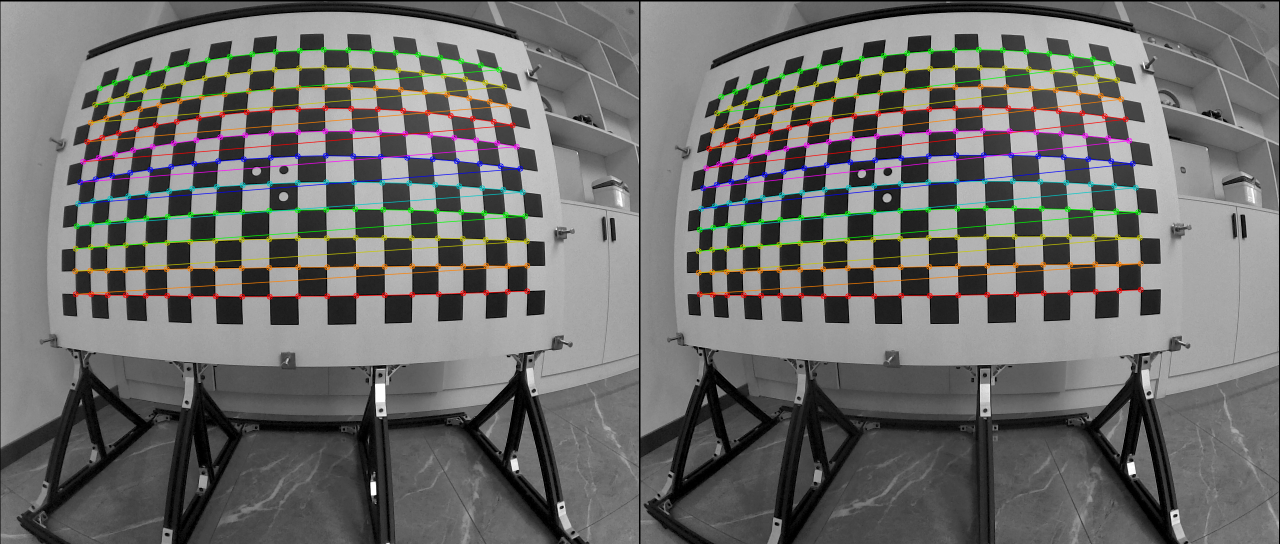
#> input picture stereo_calib/calib_datasets/calib_data_old/chessboard/chessboard_1.png, 2560 x 1088 px, given as the content of the folder ./calib_datasets/calib_yg_gz_20250624/raw/../left, which was not available (shown at 1/2 size)
$ python calib.py   (older library calls are emulated)
#> lines starting #> are read from the running program, lines starting #| are printed output that depends on the picture; pictures that were not available may be replaced by others from this repository, and a replacement may not be noted
### stereo_calib/utils/str_utils.py
# Copyright (c) 2024，D-Robotics.
#
# Licensed under the Apache License, Version 2.0 (the "License");
# you may not use this file except in compliance with the License.
# You may obtain a copy of the License at
#
#     http://www.apache.org/licenses/LICENSE-2.0
#
# Unless required by applicable law or agreed to in writing, software
# distributed under the License is distributed on an "AS IS" BASIS,
# WITHOUT WARRANTIES OR CONDITIONS OF ANY KIND, either express or implied.
# See the License for the specific language governing permissions and
# limitations under the License.
# -*- coding: utf-8 -*-
"""
author:     zhikang.zeng
time  :     2024-09-14 16:32
"""
import time


# 打印彩色字符
def colormsg(msg: str, color: str = "red", timestamp: bool = False):
    str = ""
    if timestamp:
        str += time.strftime('%Y-%m-%d %H:%M:%S', time.localtime(time.time())) + "  "
    if color == "red":
        str += "\033[1;31;40m"
    elif color == "green":
        str += "\033[1;32;40m"
    elif color == "yellow":
        str += "\033[1;33;40m"
    else:
        return msg
    str += msg + "\033[0m"
    return str

### stereo_calib/calib.py
# Copyright (c) 2024，D-Robotics.
#
# Licensed under the Apache License, Version 2.0 (the "License");
# you may not use this file except in compliance with the License.
# You may obtain a copy of the License at
#
#     http://www.apache.org/licenses/LICENSE-2.0
#
# Unless required by applicable law or agreed to in writing, software
# distributed under the License is distributed on an "AS IS" BASIS,
# WITHOUT WARRANTIES OR CONDITIONS OF ANY KIND, either express or implied.
# See the License for the specific language governing permissions and
# limitations under the License.
# -*- coding: utf-8 -*-
"""
author:     zhikang.zeng
time  :     2024-07-24 15:02
"""
import argparse
import copy
import glob
import os
import json
import shutil

import cv2
import numpy as np
from utils.str_utils import colormsg

parser = argparse.ArgumentParser(description="Stereo Calib")
parser.add_argument("--raw_dir", type=str, default=r'./calib_datasets/calib_yg_gz_20250624/raw', help='raw image dir')
parser.add_argument("--row", type=int, default=21, help='the number of squares in a row of the chessboard')
parser.add_argument("--col", type=int, default=12, help='the number of squares in a col chessboard')
parser.add_argument("--block_size", type=int, default=60, help='chessboard block size')
parser.add_argument("--left_down", action="store_true",
                    help='left up right down left_down=False; left down right up left_down=True')
parser.add_argument("--rect_w", type=int, default=640, help='rectify image width')
parser.add_argument("--rect_h", type=int, default=352, help='rectify image height')
parser.add_argument("--model", type=str, default='fish', help='opt [pinhole, fish]')
parser.add_argument("--fov_scale", type=float, default=0.73, help='fisheye rectify fov scale')
args = parser.parse_args()


class StereoCalib:
    def __init__(self):
        self.width_l = self.height_l = None
        self.width_r = self.height_r = None
        self.intr_l = self.distort_l = None
        self.intr_r = self.distort_r = None
        self.R = self.t = None
        self.E = self.F = None
        self.reproj_err_stereo = None

        # 校正后的参数，可用于视差转深度
        self.Focal = self.B = self.cx = self.cy = self.doffs = None

        # 做remap的映射矩阵
        self.map1_l = self.map2_l = None
        self.map1_r = self.map2_r = None

        self.res_calib = None
        self.path_save = None

    # [172 lines left out: functions save_json, save_yaml, not called in this run]

    def prt_stereo_param(self):
        print(f'-- F B cx cy doffs: {self.Focal}, {self.B * 1}, {self.cx}, {self.cy}, {self.doffs}')

    # [63 lines left out: functions calc_map, rectify_img, not called in this run]

    def calib(self, dir_l, dir_r, row=12, col=9, block_size=20):
        """计算内外参及畸变"""
#> called with row = 21, col = 12, block_size = 60
        print('-- ====================== Stereo Calib Start ======================')
        if self.path_save is None:
            self.path_save = dir_l.replace('left', 'stereo-calib-res.json')

        images_l = sorted(glob.glob(f'{dir_l}/*'))
        images_r = sorted(glob.glob(f'{dir_r}/*'))

        points_per_row, points_per_col = row - 1, col - 1

        # 此处假设棋盘格所在的平面为世界坐标系中Z=0的平面
        objpoints = np.zeros((points_per_row * points_per_col, 3), np.float32)  # 棋盘格角点的世界坐标，单位米
        objpoints[:, :2] = np.mgrid[0:points_per_row, 0:points_per_col].T.reshape(-1, 2) * block_size

        criteria = (cv2.TERM_CRITERIA_EPS + cv2.TERM_CRITERIA_MAX_ITER, 30, 0.001)  # 终止条件

        pts_world = []  # 角点在世界坐标系下的坐标
        pts_img_l = []  # 左图角点在图像坐标系下的坐标
        pts_img_r = []  # 右图角点在图像坐标系下的坐标

        for i in range(len(images_l)):
            print(f'-- {images_l[i]} {images_r[i]}')
            img_l = cv2.imread(images_l[i], cv2.IMREAD_GRAYSCALE)  # show(img_l)
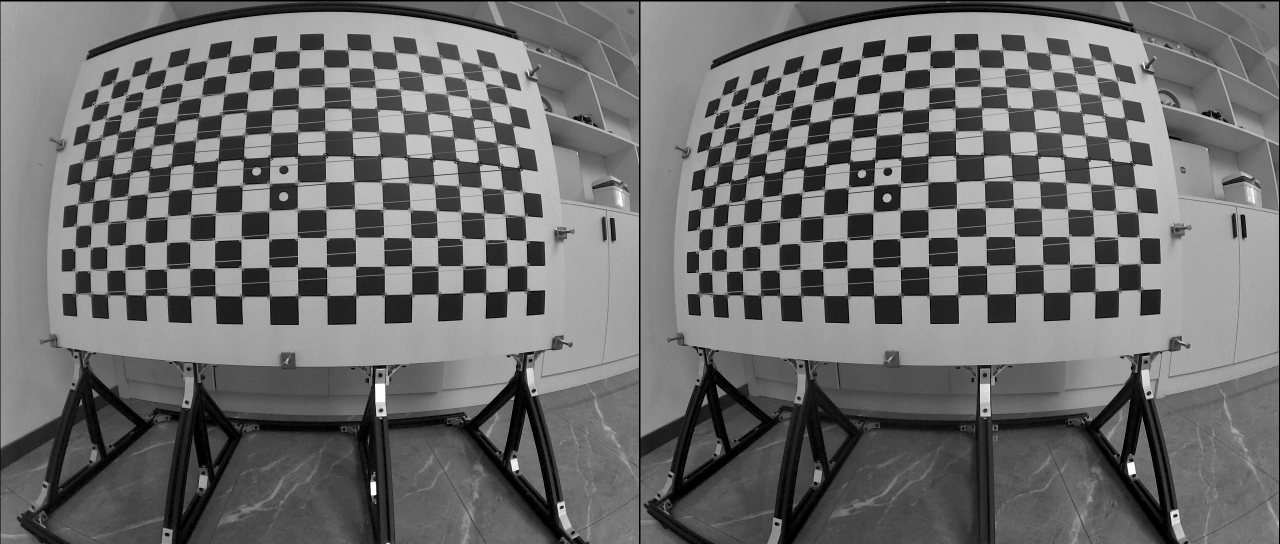
#> img_l: shape (1088, 2560) (shown at 1/2 size); min 0, max 255, mean 109.8
            img_r = cv2.imread(images_r[i], cv2.IMREAD_GRAYSCALE)  # show(img_r)

            # 提取棋盘格角点
            ret_l, corners_l = cv2.findChessboardCorners(img_l, (points_per_row, points_per_col), None)
#> ret_l = False; corners_l = 173 rows, first 8: [644, 102], [596, 98.5], [698, 135], [648, 135.5], [547.5, 106.5], [598.5, 136], [551.5, 141.5], [504.5, 108]
            ret_r, corners_r = cv2.findChessboardCorners(img_r, (points_per_row, points_per_col), None)
#> ret_r = False; corners_r has the same summary as corners_l

            # 亚像素精确化，对粗提取的角点进行精确化，并添加每幅图的对应3D-2D坐标
            if ret_l and ret_r:
                pts_world.append(objpoints)
                cv2.cornerSubPix(img_l, corners_l, (11, 11), (-1, -1), criteria)
                cv2.cornerSubPix(img_r, corners_r, (11, 11), (-1, -1), criteria)
                pts_img_l.append(corners_l)
                pts_img_r.append(corners_r)

                # 可视化角点
                img_l_c = cv2.cvtColor(img_l, cv2.COLOR_GRAY2BGR)
                img_r_c = cv2.cvtColor(img_r, cv2.COLOR_GRAY2BGR)
                cv2.drawChessboardCorners(img_l_c, (points_per_row, points_per_col), corners_l, ret_l)
                cv2.drawChessboardCorners(img_r_c, (points_per_row, points_per_col), corners_r, ret_r)
                img_corners_show = np.concatenate((img_l_c, img_r_c), axis=1)
                cv2.imwrite(f'{dir_l}/../chessboard/chessboard_{i + 1}.png', img_corners_show)
        # [5 lines of commented-out code are left out]

        self.height_l, self.width_l = img_l.shape
#> self.height_l = 1088; self.width_l = 2560
        self.height_r, self.width_r = img_r.shape
#> self.height_r = 1088; self.width_r = 2560
        size = (self.width_l, self.height_l)
#> size = (2560, 1088)

        if args.model == 'pinhole':
            # 单目标定，得到重投影误差、内参、畸变参、外参Rt
            calib_criteria = None
            # [4 lines of commented-out code are left out]
            calib_flags = cv2.CALIB_FIX_K3
            # [5 lines of commented-out code are left out]
            reproj_err_l, self.intr_l, self.distort_l, R_l, t_l = cv2.calibrateCamera(pts_world, pts_img_l, size, None,
                                                                                      None, flags=calib_flags,
                                                                                      criteria=calib_criteria)
            # [7 lines of commented-out code are left out]
            calib_flags = cv2.CALIB_USE_INTRINSIC_GUESS | cv2.CALIB_FIX_K3
            # [5 lines of commented-out code are left out]
            reproj_err_r, self.intr_r, self.distort_r, R_r, t_r = cv2.calibrateCamera(pts_world, pts_img_r, size,
                                                                                      copy.deepcopy(self.intr_l),
                                                                                      copy.deepcopy(self.distort_l),
                                                                                      flags=calib_flags,
                                                                                      criteria=calib_criteria)
            print(f'-- Left image reprojection error: {reproj_err_l}, Right image reprojection error: {reproj_err_r}')

            # 立体标定
            # flags = 0
            # flags |= cv2.CALIB_FIX_INTRINSIC  # 不改变内参，只求解R、T、E、F
            # flags |= cv2.CALIB_USE_INTRINSIC_GUESS  # 优化内参
            # flags |= cv2.CALIB_SAME_FOCAL_LENGTH  # 保持两相机的焦距一致，若有CALIB_FIX_PRINCIPAL_POINT，则主点也一致
            # flags |= cv2.CALIB_FIX_PRINCIPAL_POINT  # 不改变cx、cy，可能导致内参不准，一般不启用
            # flags |= cv2.CALIB_RATIONAL_MODEL  # 启用k4、k5、k6
            stereo_calib_criteria = (cv2.TERM_CRITERIA_EPS + cv2.TERM_CRITERIA_MAX_ITER, 100, 0.0001)
            # [12 lines of commented-out code are left out]
            stereo_calib_flags = cv2.CALIB_USE_INTRINSIC_GUESS | cv2.CALIB_RATIONAL_MODEL
            # stereo_calib_flags = cv2.CALIB_USE_INTRINSIC_GUESS | cv2.CALIB_RATIONAL_MODEL | cv2.CALIB_FIX_K1 | cv2.CALIB_FIX_K2 | cv2.CALIB_FIX_K3 | cv2.CALIB_FIX_K4 | cv2.CALIB_FIX_K5 | cv2.CALIB_FIX_K6
            self.reproj_err_stereo, self.intr_l, self.distort_l, self.intr_r, self.distort_r, \
                self.R, self.t, self.E, self.F = cv2.stereoCalibrate(pts_world, pts_img_l, pts_img_r,
                                                                     self.intr_l, self.distort_l, self.intr_r,
                                                                     self.distort_r,
                                                                     size, criteria=stereo_calib_criteria,
                                                                     flags=stereo_calib_flags)
        elif args.model == 'fish':
            pts_world = [pts[None, ...] for pts in pts_world]
            calib_criteria = (cv2.TERM_CRITERIA_EPS + cv2.TERM_CRITERIA_MAX_ITER, 30, 1e-6)
            calib_flags = cv2.fisheye.CALIB_RECOMPUTE_EXTRINSIC + cv2.fisheye.CALIB_CHECK_COND + cv2.fisheye.CALIB_FIX_SKEW
#> (the run stopped early here; a loop or call above may not have finished)

$ run again, on stereo_calib/calib_datasets/calib_data_old/chessboard/chessboard_13.png
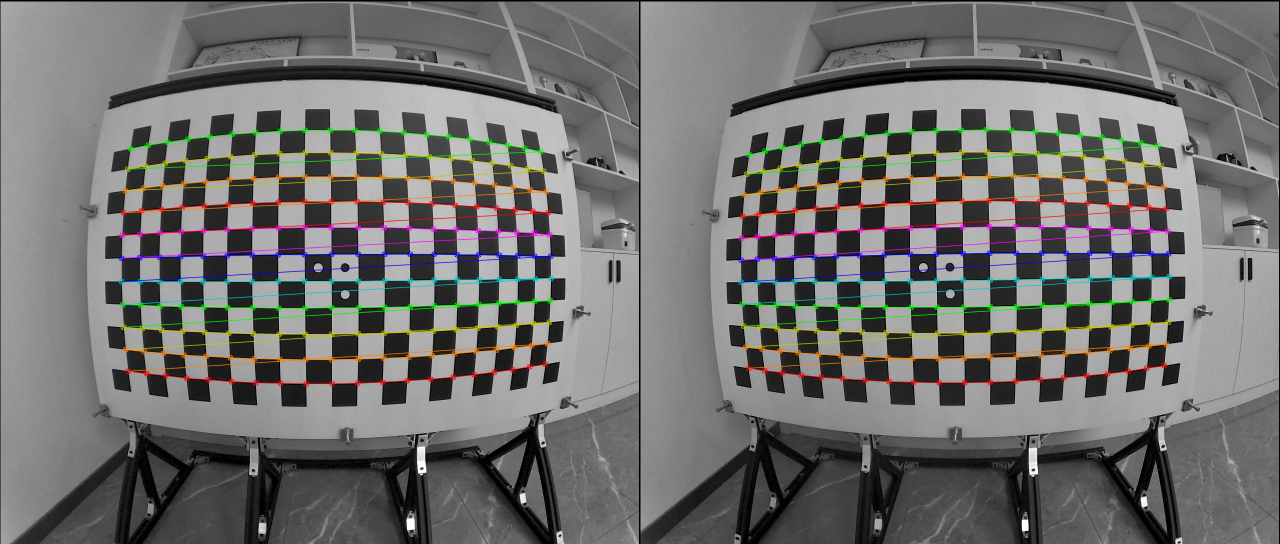
#> input picture stereo_calib/calib_datasets/calib_data_old/chessboard/chessboard_13.png, 2560 x 1088 px, given as the content of the folder ./calib_datasets/calib_yg_gz_20250624/raw/../left, which was not available (shown at 1/2 size)
#> in calib, `img_l = cv2.imread(images_l[i], cv2.IMREAD_GRAYSCALE)`:
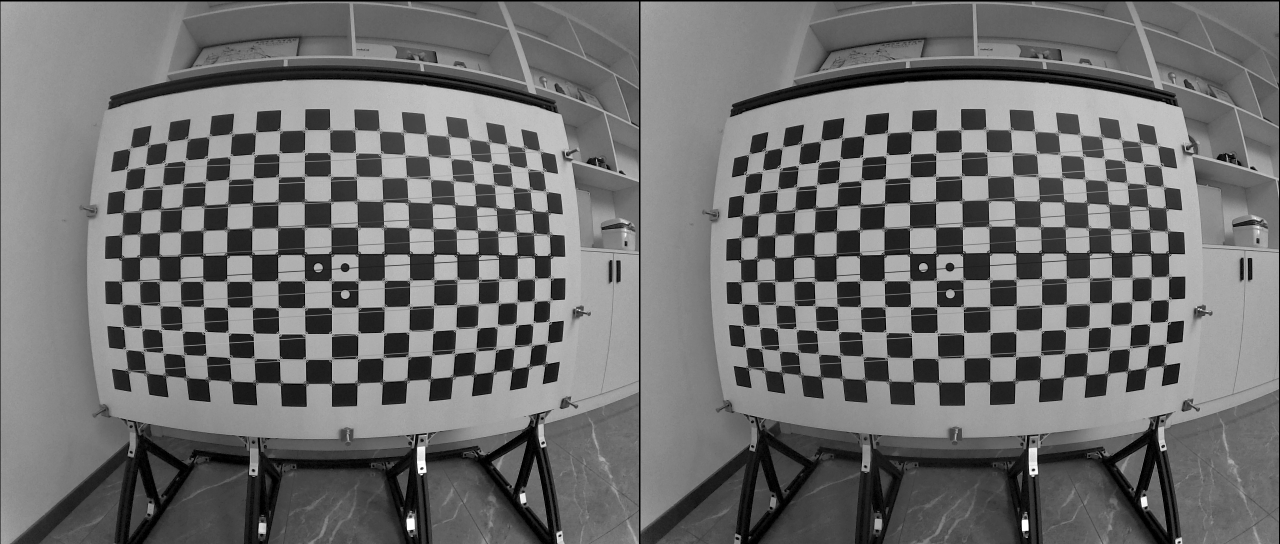
#> img_l: shape (1088, 2560) (shown at 1/2 size); min 0, max 255, mean 111
#> ret_l = False; corners_l = 169 rows, first 8: [660, 260], [710, 260], [712.5, 309], [674, 298], [885, 401], [930, 327], [939, 341], [417, 271.5]
#> ret_r = False; corners_r has the same summary as corners_l

$ run again, on stereo_calib/calib_datasets/calib_data_old/chessboard/chessboard_14.png
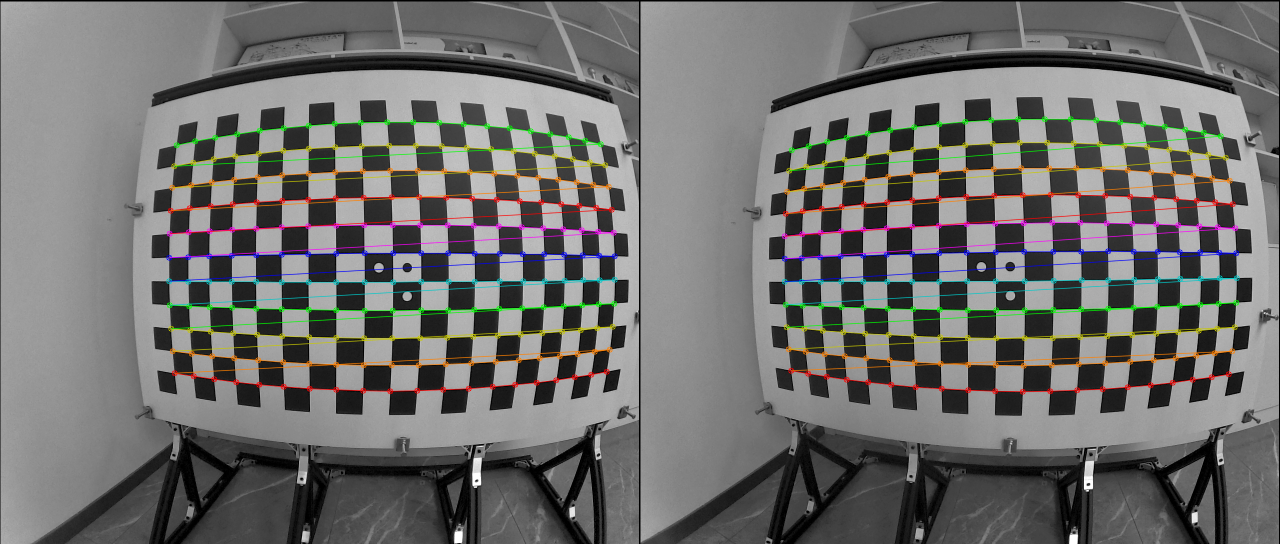
#> input picture stereo_calib/calib_datasets/calib_data_old/chessboard/chessboard_14.png, 2560 x 1088 px, given as the content of the folder ./calib_datasets/calib_yg_gz_20250624/raw/../left, which was not available (shown at 1/2 size)
#> in calib, `img_l = cv2.imread(images_l[i], cv2.IMREAD_GRAYSCALE)`:
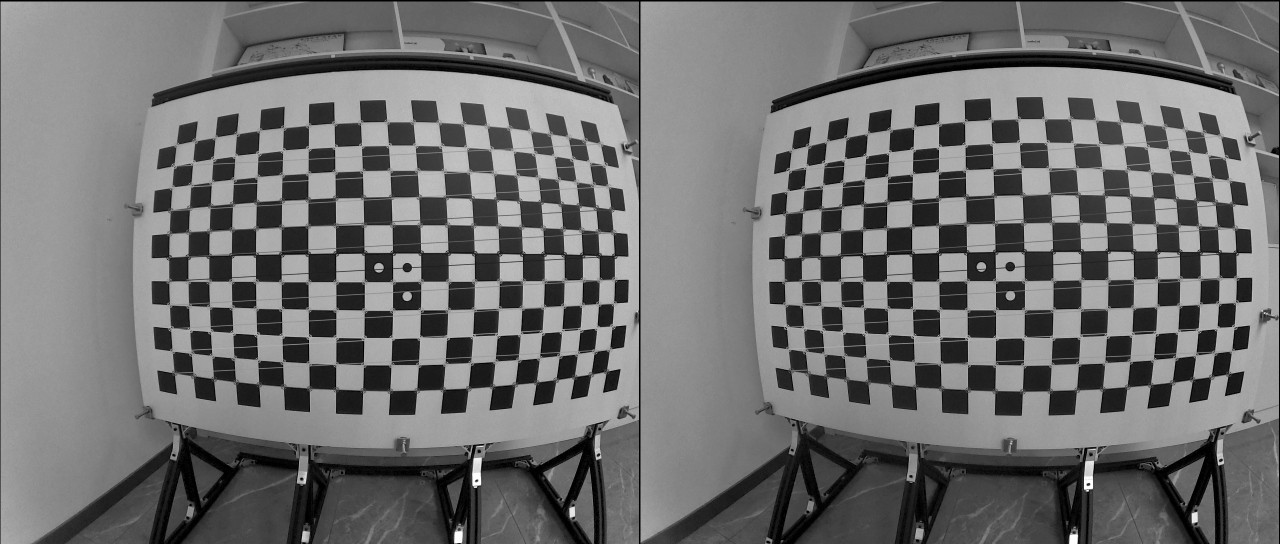
#> img_l: shape (1088, 2560) (shown at 1/2 size); min 0, max 255, mean 110.8
#> ret_l = False; corners_l = 181 rows, first 8: [1834, 647], [1818, 586], [2314, 379], [2250.5, 376], [2397, 374], [2341, 377], [1995, 358], [1925, 364]
#> ret_r = False; corners_r has the same summary as corners_l

$ run again, on stereo_calib/calib_datasets/calib_data_old/chessboard/chessboard_15.png
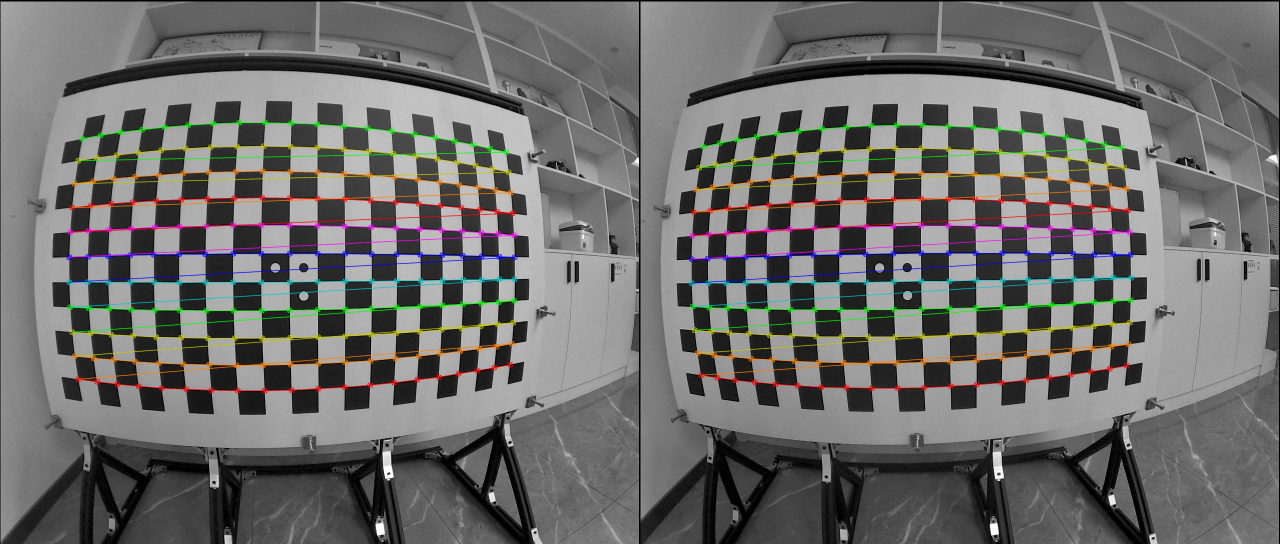
#> input picture stereo_calib/calib_datasets/calib_data_old/chessboard/chessboard_15.png, 2560 x 1088 px, given as the content of the folder ./calib_datasets/calib_yg_gz_20250624/raw/../left, which was not available (shown at 1/2 size)
#> in calib, `img_l = cv2.imread(images_l[i], cv2.IMREAD_GRAYSCALE)`:
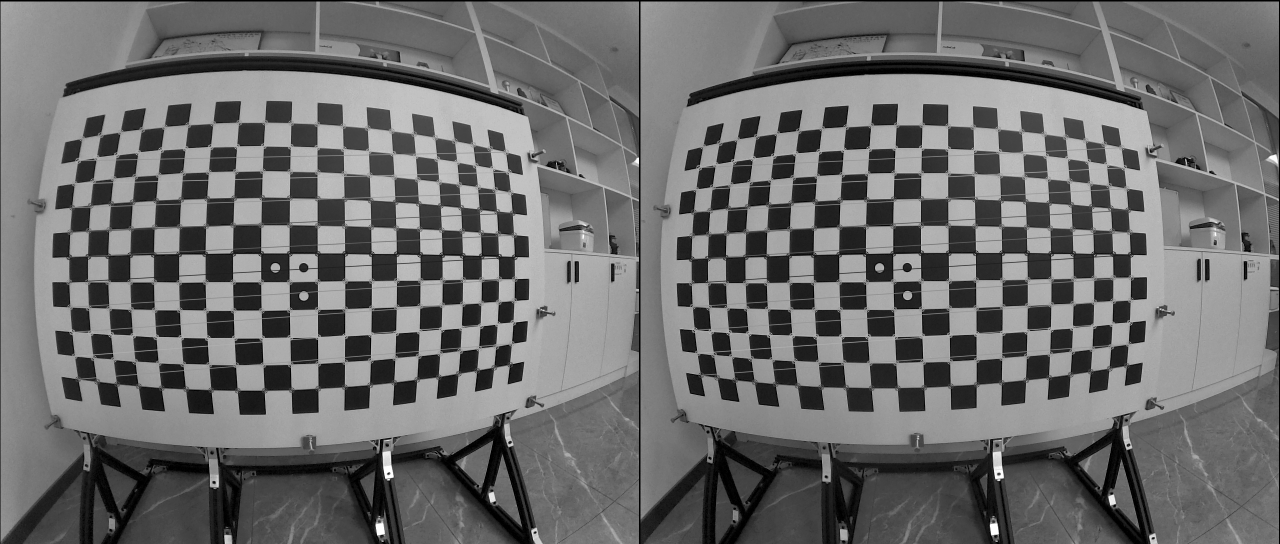
#> img_l: shape (1088, 2560) (shown at 1/2 size); min 0, max 255, mean 108.5
#> ret_l = False; corners_l = 171 rows, first 8: [1742, 643], [1692, 693], [1855, 555], [1851, 636], [1782, 642], [2189, 389], [2133, 391], [2104, 393]
#> ret_r = False; corners_r has the same summary as corners_l
